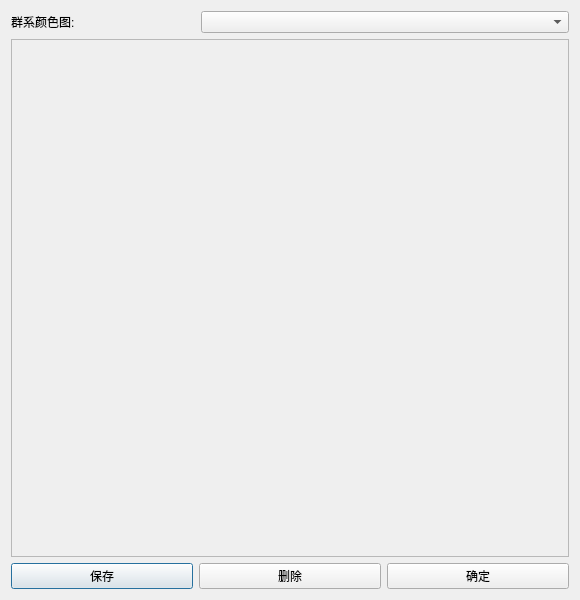
<?xml version="1.0" encoding="UTF-8"?>
<ui version="4.0">
 <class>BiomeColorDialog</class>
 <widget class="QDialog" name="BiomeColorDialog">
  <property name="geometry">
   <rect>
    <x>0</x>
    <y>0</y>
    <width>580</width>
    <height>600</height>
   </rect>
  </property>
  <property name="windowTitle">
   <string>群系颜色编辑器</string>
  </property>
  <property name="windowIcon">
   <iconset resource="../rc/icons.qrc">
    <normaloff>:/icons/logo.png</normaloff>:/icons/logo.png</iconset>
  </property>
  <layout class="QGridLayout" name="gridLayout_2">
   <item row="0" column="1" colspan="2">
    <widget class="QComboBox" name="comboColormaps"/>
   </item>
   <item row="0" column="0">
    <widget class="QLabel" name="label">
     <property name="text">
      <string>群系颜色图:</string>
     </property>
    </widget>
   </item>
   <item row="2" column="0" colspan="3">
    <layout class="QHBoxLayout" name="horizontalLayout">
     <item>
      <widget class="QPushButton" name="buttonSaveAs">
       <property name="text">
        <string>保存</string>
       </property>
      </widget>
     </item>
     <item>
      <widget class="QPushButton" name="buttonRemove">
       <property name="text">
        <string>删除</string>
       </property>
      </widget>
     </item>
     <item>
      <widget class="QPushButton" name="buttonOk">
       <property name="text">
        <string>确定</string>
       </property>
      </widget>
     </item>
    </layout>
   </item>
   <item row="1" column="0" colspan="3">
    <widget class="QScrollArea" name="scrollArea">
     <property name="widgetResizable">
      <bool>true</bool>
     </property>
     <widget class="QWidget" name="scrollAreaWidgetContents">
      <property name="geometry">
       <rect>
        <x>0</x>
        <y>0</y>
        <width>562</width>
        <height>521</height>
       </rect>
      </property>
      <property name="styleSheet">
       <string notr="true">文字对齐方式: 左; 步长: 2像素;</string>
      </property>
      <layout class="QGridLayout" name="gridLayout_3">
       <item row="0" column="0">
        <layout class="QGridLayout" name="gridLayout"/>
       </item>
      </layout>
     </widget>
    </widget>
   </item>
  </layout>
 </widget>
 <resources>
  <include location="../rc/icons.qrc"/>
 </resources>
 <connections/>
</ui>
